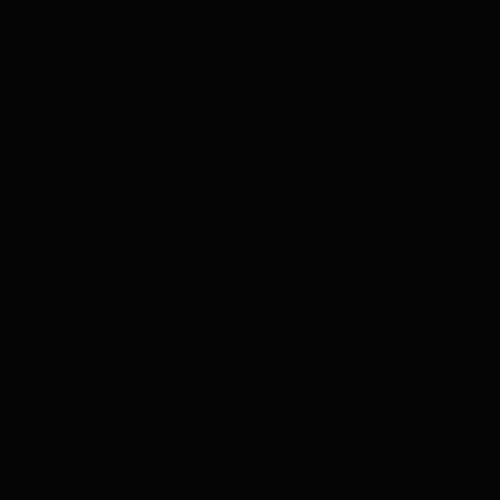
Frame 1 (no input)
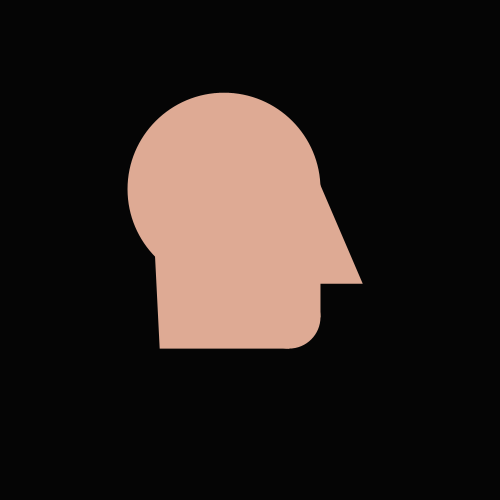
Frame 60 (the mouse pressed at the canvas centre just before this capture)
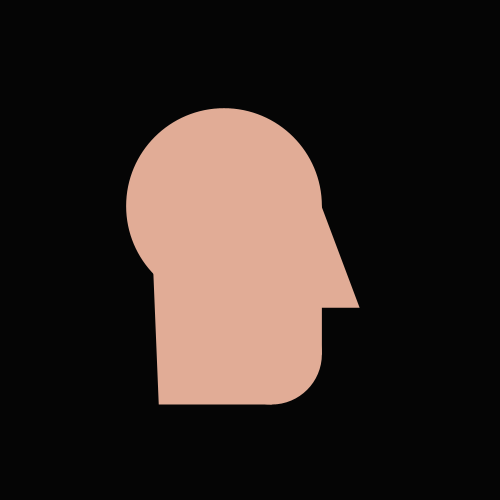
Frame 120 (the mouse held since frame 60 and released just before this capture)

The Processing sketch that drew these frames (run headless with seeded random() and noise(); from frame 60 on, the mouse is pressed at the canvas centre):

// Processing sketch: processing_71778
// ── processing_71778.pde

//Robb Godshaw
//Variable Faces
float
skullSize, 
chinSize, 
noseProm, 
nostrilPitch, 
manHeight, 

offset = 1, offsetb = 10, offsetc = 20, offsetd = 30, offsete = 40, n1, 
R = 255, G = 195, B = 170 ;


void setup() {
  size(500, 500);
  smooth();
  noStroke();
}

void draw() {
  background(5);

  noStroke();
  head();
  tone();

  skullSize = flowb (90, 120);
  chinSize = flowc (20, 60);
  noseProm = flowd (15, 65);
  nostrilPitch = flowe (80, 120);
  manHeight = flowc(-height/7, -height/14);
}

void mousePressed() {
  diagram();
}

void head() {
  translate(-width/19, manHeight);

  fill(R, G, B);
  ellipseMode(RADIUS);
  ellipse(width/2, height/2, skullSize, skullSize);
  ellipse(width/2+skullSize-chinSize, height/2+skullSize+chinSize, chinSize, chinSize);

  beginShape();

  vertex(width/2+6*skullSize/7, 3*height/7);
  vertex(width/2+skullSize+noseProm, height/2 +nostrilPitch);
  vertex(width/2+skullSize, height/2 +nostrilPitch);
  vertex(width/2+skullSize, height/2+skullSize+chinSize );
  vertex(width/2+skullSize-chinSize, height/2+skullSize+2*chinSize );
  vertex(width/2-2*skullSize/3, height/2+skullSize+2*chinSize );
  vertex(width/2-3*skullSize/4, height/2 );

  endShape();

  translate(width/19, - manHeight);
} 

void diagram() {

  stroke(0);
  xhair(width/2, height/2);
  stroke(0, 255, 0);
  xhair(width/2+6*skullSize/7, 3*height/7);
  xhair(width/2+skullSize+noseProm, height/2 +nostrilPitch);
  xhair(width/2+skullSize, height/2 +nostrilPitch);
  stroke(255, 0, 0);
  xhair(width/2+skullSize, height/2+skullSize+chinSize );
  stroke(255, 0, 255);
  xhair(width/2+skullSize-chinSize, height/2+skullSize+2*chinSize );
  stroke(0, 255, 255);
  xhair(width/2-2*skullSize/3, height/2+skullSize+2*chinSize );
  stroke(255, 255, 0);
  xhair(width/2-3*skullSize/4, height/2 );
  
}

void xhair(float xX, float yY) { //crosshairs
  float inset = 100;
  line(0+inset, yY, width-inset, yY);
  line(xX, 0+inset, xX, height-inset);
}

void tone() { //I referenced http://www.makehuman.org/forum/viewtopic.php?f=8&t=1529 for this formula.
  B = flowb(140, 180);
  R = B * 1.5;
  G = B * 1.15;
}

//I tried to make one, but they flowed toghether, so I made a bunch. This doesn't look ideal.

float flow(float low, float high) {
  offset = offset + 0.011; //this increments the offset with which the noisey line is read
  return (noise(offset) * (high-low)) + low;//this scales the noise value to match its application.
}

float flowb(float low, float high) {
  offsetb = offsetb + 0.01; //this increments the offset with which the noisey line is read
  return (noise(offsetb) * (high-low)) + low;//this scales the noise value to match its application.
}

float flowc(float low, float high) {
  offsetc = offsetc + 0.013; //this increments the offset with which the noisey line is read
  return (noise(offsetc) * (high-low)) + low;//this scales the noise value to match its application.
}
float flowd(float low, float high) {
  offsetd = offsetd + 0.014; //this increments the offset with which the noisey line is read
  return (noise(offsetd) * (high-low)) + low;//this scales the noise value to match its application.
}
float flowe(float low, float high) {
  offsete = offsete + 0.007; //this increments the offset with which the noisey line is read
  return (noise(offsete) * (high-low)) + low;//this scales the noise value to match its application.
}
